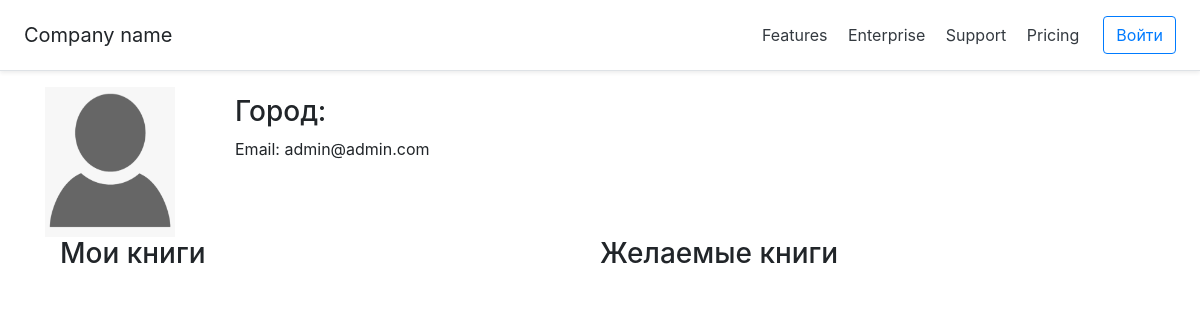
Page /users/1/ on the earlier database version.
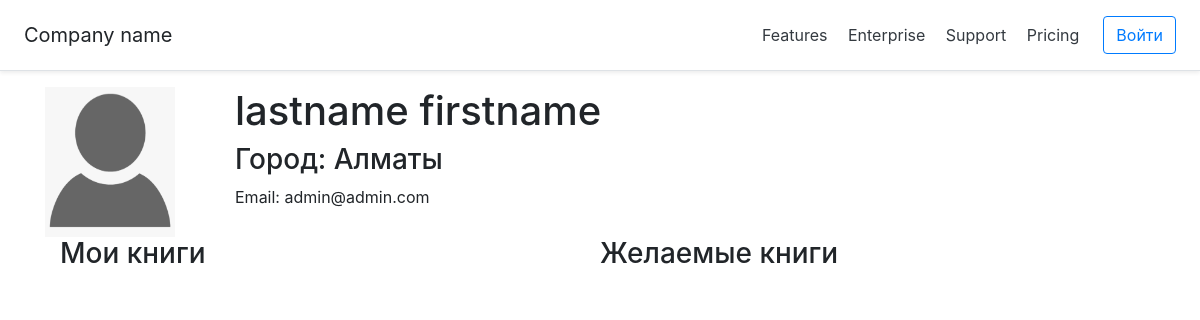
Same page on the later database version.
### users/models.py (models this page shows, shortened)
class CustomUser(AbstractUser):
    city = models.ForeignKey(City, on_delete=models.DO_NOTHING, null=True, verbose_name='Город')
    avatar = models.ImageField(verbose_name='Аватар', upload_to=get_avatar_path, blank=True, null=True)

class City(models.Model):
    name = models.CharField(max_length=100)
    class Meta:
        verbose_name = 'Город'
        verbose_name_plural = 'Города'

### users/views.py (the view)
# urls.py: path('<int:pk>/', CustomUserDetailView.as_view(), name='user_detail'),
class CustomUserDetailView(DetailView):
    model = get_user_model()
    template_name = 'users/user_detail.html'

### users/templates/users/user_detail.html (shortened to what this page needs)
{% extends '_base.html' %}
{% load thumbnail %}
{% load static %}
{% block content %}
    <div class="container">
        <div class="row">
            <div class="col-2">
                {% if object.avatar %}
                        <img class="mr-3 img-rounded" src="{% thumbnail object.avatar 'default' %}">
                    {% else %}
                        <img class="mr-3 img-rounded" style="width: 130px; height: 150px;" src="{% static 'img/no-avatar.png' %}">
                    {% endif %}
            </div>
            <div class="col-9">
                <h1>{{ object.last_name }} {{ object.first_name }}</h1>
                <h3>Город: {{ object.city.name }}</h3>
                <p>Email: {{ object.email }}</p>
            </div>
            <div class="col-1">
            </div>
        </div>
        <div class="row container">
            <div class="col-6">
                <h3>Мои книги</h3>
            </div>
            <div class="col-6">
                <h3>Желаемые книги</h3>
            </div>
        </div>
    </div>
{% endblock %}

Differences in the rows shown:
changed CustomUser "admin@admin.com": last_name (not shown) → "lastname"; first_name (not shown) → "firstname"; city.name (not shown) → "Алматы"
